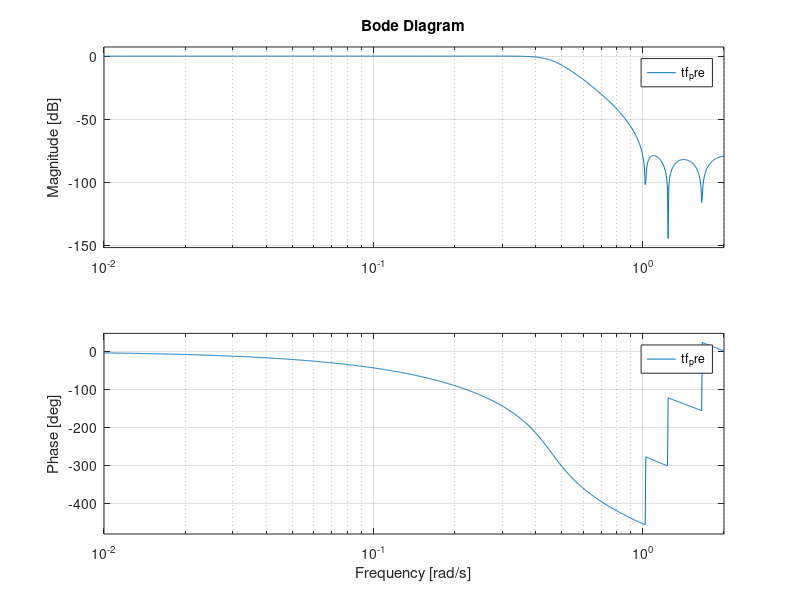
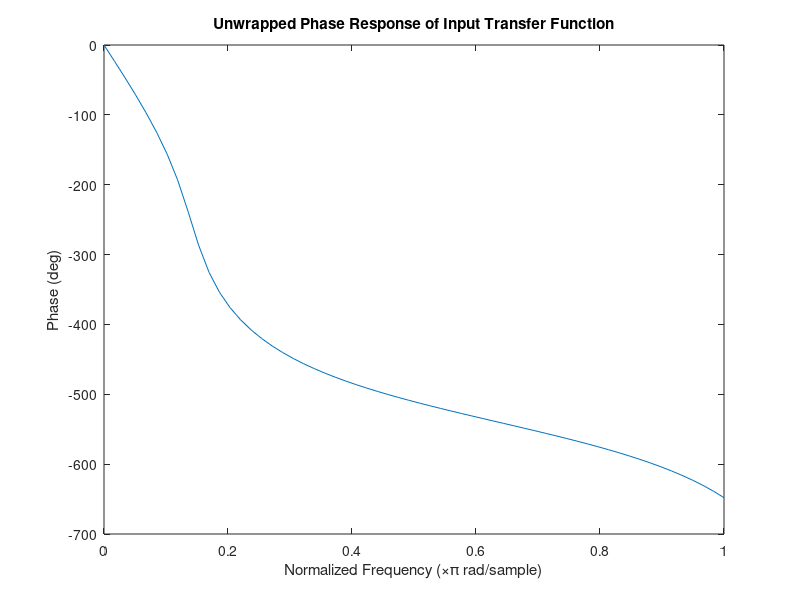
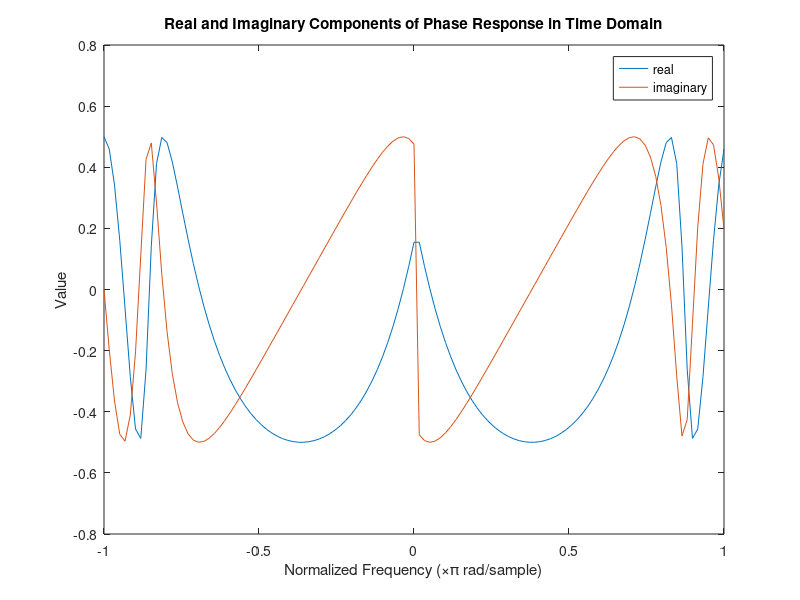
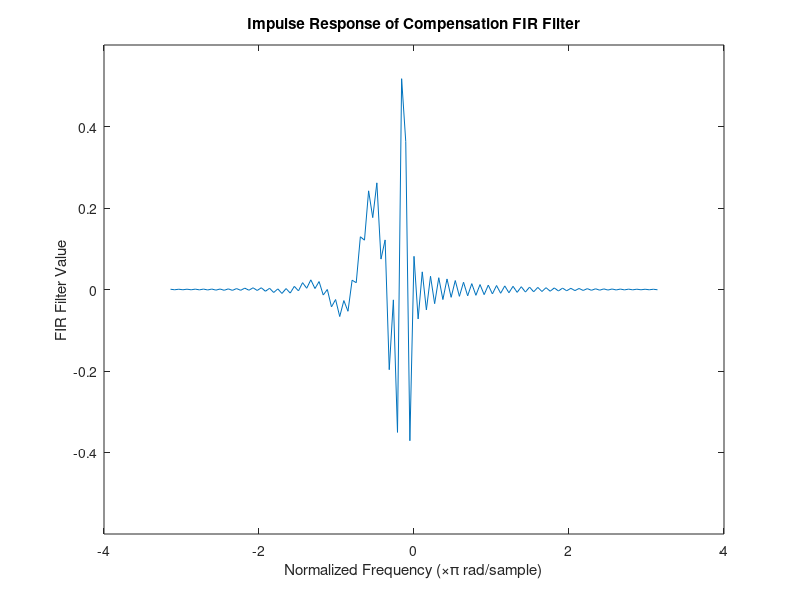

These figures' MATLAB source, in order:
clear all
close all
pkg('load', 'optim');
pkg('load', 'control');
pkg('load', 'signal');

function b = approx_eq(v1, v2, epsilon)
    d = abs(v1 - v2);
    b = (d < epsilon);
endfunction

function pha_out = rm_pi_jumps(pha_in)
    n = numel(pha_in);
    epsilon = 0.2;
    rolling_offset = 0;
    pha_out = [pha_in(1)];
    for idx = 2:n;
        if (approx_eq(pha_in(idx) - pha_in(idx-1), pi, epsilon))
            rolling_offset -= pi;
        elseif (approx_eq(pha_in(idx) - pha_in(idx-1), -pi, epsilon))
            rolling_offset += pi;
        endif
        pha_out(idx) = pha_in(idx) + rolling_offset;
    endfor
endfunction

function b = is_steeper(w, pha_in, k)
    b = true;
    for idx = 1:numel(w)
        if (w(idx)*k > pha_in(idx))
            b = false;
            return;
        endif 
    endfor
endfunction

function target_delay = find_target_delay(w, pha_in)
    k = pha_in(end)/w(end) + 0.001;
    while (!is_steeper(w, pha_in, k))
        k *= 1.01;
    endwhile
    target_delay = k;
endfunction

num = [0.0023    0.0058    0.0102    0.0118    0.0102    0.0058    0.0023]
den = [1.0000   -3.2076    4.6897   -3.8538    1.8573   -0.4931    0.0561]
#num = [1.0349   -0.9159    0.7704   -0.4199    0.1551]
#den = [1.0000   -0.9882    0.7910   -0.3476    0.1694]
#num = [0.0015   -0.0020    0.0002   -0.0009    0.0028   -0.0009    0.0002   -0.0020    0.0015]  
#den = [1.0000   -2.7355    5.9780   -7.8335    8.5654   -6.3463    3.9239   -1.4513    0.4299]
tf_pre = tf(num, den, pi/2)

num_points = 60
w = linspace(0, pi, num_points);
[mag, pha, w] = bode(tf_pre, w);

figure 1
bode(tf_pre)

% pha to radians
pha = pha*pi/180;
pha = rm_pi_jumps(pha);

%k = find_target_delay(w, pha)
%wk = w*k;
%lin_dif = wk - pha;
figure 2

plot(w/pi, pha*180/pi)
%plot(w, pha, w, wk, w, lin_dif)
title("Unwrapped Phase Response of Input Transfer Function")
xlabel("Normalized Frequency (×π rad/sample)")
ylabel("Phase (deg)")

fresp = [];
for n = 1:numel(w)
    fresp(n)  = 1*exp(1i*pha(n));
endfor

%fresp = [zeros(1, 50), ones(1, 100), zeros(1, 50)];
%fresp = [ones(1, 100), zeros(1, 100)];
Y1=fresp;
Y2 = [Y1(1)/2 Y1(2:end)/2 fliplr(conj(Y1(2:end)))/2 ];
fresp=Y2;

w_sym = linspace(-pi, pi, numel(fresp));

numel(fresp)

figure 3
plot(w_sym/pi, real(fresp), w_sym/pi, imag(fresp))
title("Real and Imaginary Components of Phase Response in Time Domain")
legend("real", "imaginary")
xlabel("Normalized Frequency (×π rad/sample)")
ylabel("Value")

fir = ifft(fresp);
fir_n = numel(fir)
%fir = [fir((end+1)/2:end) fir(1:(end-1)/2)];
fir = ifftshift(fir);
fir_n2 = numel(fir)
fir = fliplr(fir);
%window = blackman(numel(fir))';
window = hamming(numel(fir))';
%window = hanning(numel(fir))';
%window = kaiser(numel(fir))';
%window = chebwin(numel(fir))';
%window = ultrwin(numel(fir), -0.2, 2.1)';



fir = fir .* window *2;

figure 4
plot(w_sym, fir)
title("Impulse Response of Compensation FIR Filter")
xlabel("Normalized Frequency (×π rad/sample)")
ylabel("FIR Filter Value")
ylim([-0.6, 0.6])

size_fir = numel(fir)

figure 5
%[h, w_n] = freqz(fir, 1, numel(pha)*2);
[h, w_n] = freqz(fir, 1, 1024);
w_n = w_n';
fir_pha = unwrap(angle(h))';
fir_pha = fir_pha(1:end/2);
fir_db = mag2db(abs(h));
fir_db = fir_db(1:end/2);
w_n = w_n(1:end/2);

%finer grid for plotting
subplot (2, 1, 1)
plot(w_n/pi, fir_db);
title("Bode Diagram of FIR filter")
ylabel("Magnitude [dB]")

subplot (2, 1, 2)
plot(w_n/pi, fir_pha*180/pi);
xlabel("Normalized Frequency (×π rad/sample)")
ylabel("Phase (deg)")

figure 6
numel(w)
numel(w_n)
numel(fir_pha)

[mag_fine, pha_fine, w_] = bode(tf_pre, w_n);
% pha to radians
pha_fine = pha_fine*pi/180;
pha_fine = rm_pi_jumps(pha_fine);


pha_combined = fir_pha+pha_fine;
plot(w_n/pi, pha_fine*180/pi, w_n/pi, fir_pha*180/pi, w_n/pi, pha_combined*180/pi)
title("Phase Response")
xlabel("Normalized Frequency (×π rad/sample)")
ylabel("Phase (deg)")
legend("Input", "Compensation Filter", "Combined")

%{
figure 7
[g_fir, w_g] = grpdelay(fir);
[g_pre, w_]  = grpdelay(num, den); % TODO!!! --------------------------------------------------

s_g1 = numel(w_g)
s_g2 = numel(w_g2)


plot(w_g/pi, g_pre, w_g/pi, g_fir, w_g/pi, g_pre+g_fir)
title("Group Delay of FIR Filter")
xlabel("Normalized Frequency (×π rad/sample)")
ylabel("Group Delay (samples)")
legend("Input", "Compensation Filter", "Combined")
%}
figure 8
p_ref = polyfit(w_n, pha_combined, 1);
lin_ref = w_n * p_ref(1);
err = (lin_ref - pha_combined).^2;
plot(w_n/pi, err)
title("Phase Error with FIR Compensation Filter")
xlabel("Normalized Frequency (×π rad/sample)")
ylabel("Error")
ylim([0, 0.01])
